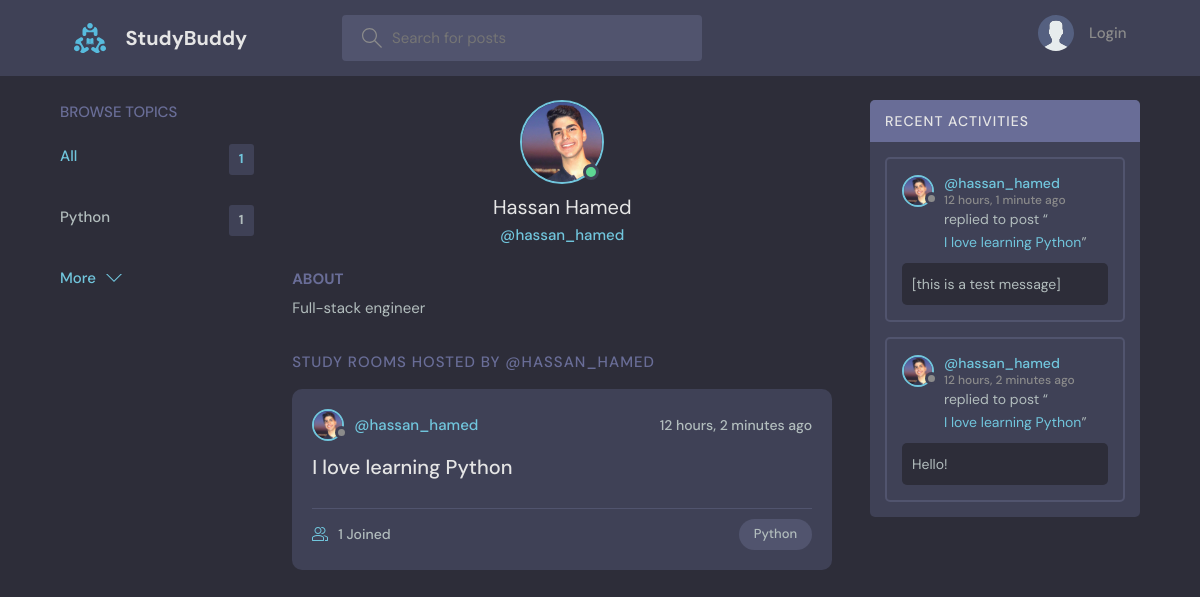
The app's page /profile/1/, older data.
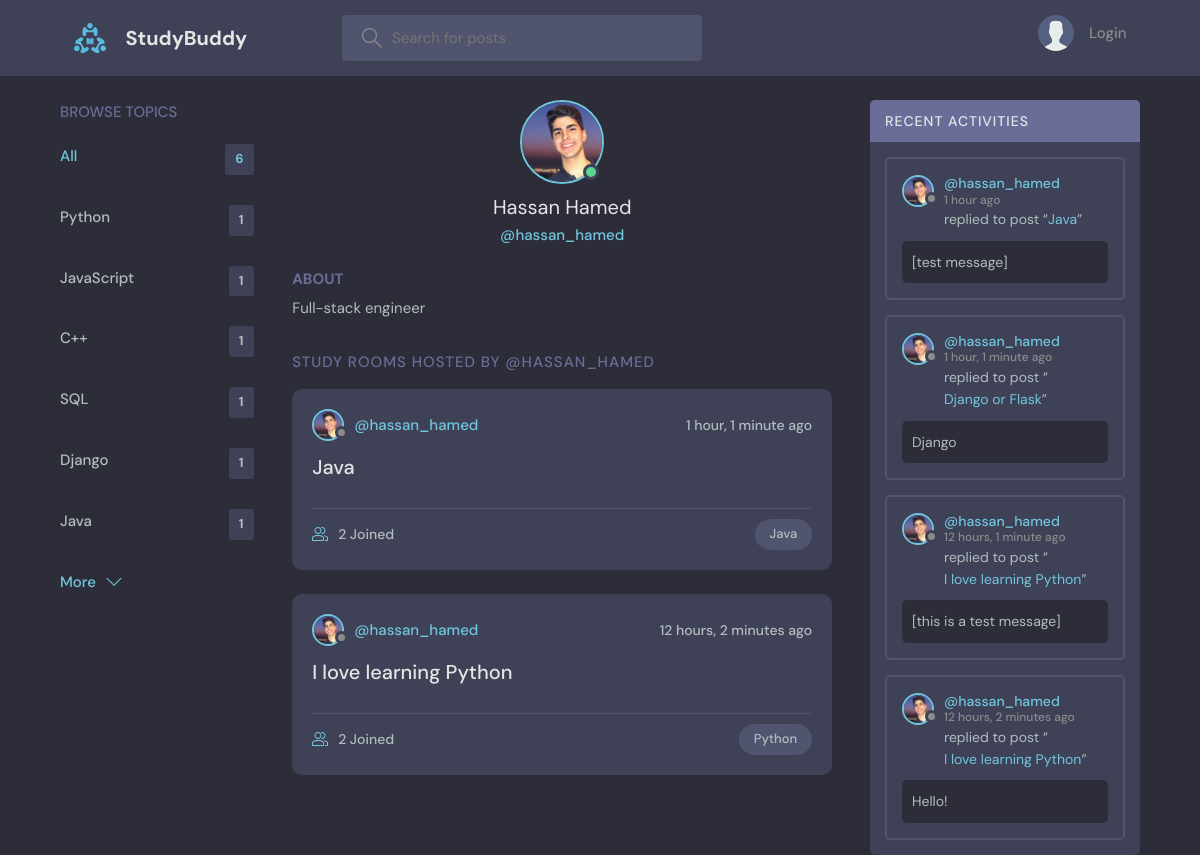
The same page, newer data.
### base/models.py (models this page shows, shortened)
class Topic(models.Model):
    name = models.CharField(max_length=200)

class User(AbstractUser):
    name = models.CharField(max_length=200, null=True)
    email = models.EmailField(unique=True, null=True)
    bio = models.TextField(null=True)
    avatar = models.ImageField(null=True, default="avatar.svg")
    USERNAME_FIELD = 'email'
    REQUIRED_FIELDS = []

class Room(models.Model):
    host = models.ForeignKey(User, on_delete=models.SET_NULL, null=True)
    topic = models.ForeignKey(Topic, on_delete=models.SET_NULL, null=True)
    name = models.CharField(max_length=200)
    description = models.TextField(null=True, blank=True)
    participants = models.ManyToManyField(
        User, related_name='participants', blank=True)
    updated = models.DateTimeField(auto_now=True)
    created = models.DateTimeField(auto_now_add=True)
    class Meta:
        ordering = ['-updated', '-created']
    def __str__(self):
        return self.name

class Message(models.Model):
    user = models.ForeignKey(User, on_delete=models.CASCADE)
    room = models.ForeignKey(Room, on_delete=models.CASCADE)
    body = models.TextField()
    updated = models.DateTimeField(auto_now=True)
    created = models.DateTimeField(auto_now_add=True)
    class Meta:
        ordering = ['-updated', '-created']

### base/views.py (the view)
# urls.py: path('profile/<str:pk>/', views.userProfile, name="user-profile"),
def userProfile(request, pk):
    user = User.objects.get(id=pk)
    rooms = user.room_set.all()
    room_messages = user.message_set.all()
    topics = Topic.objects.all()
    context = {'user': user, 'rooms': rooms,
               'room_messages': room_messages, 'topics': topics}
    return render(request, 'base/profile.html', context)

### base/templates/base/profile.html (shortened to what this page needs)
{% extends 'main.html' %}
{% block content %}
  <main class="profile-page layout layout--3">
    <div class="container">
      {% include 'base/topics_component.html' %}
      <div class="roomList">
        <div class="profile">
          <div class="profile__avatar">
            <div class="avatar avatar--large active">
              <img src="{{user.avatar.url}}" />
            </div>
          </div>
          <div class="profile__info">
            <h3>{{user.name}}</h3>
            <p>@{{user.username}}</p>
          </div>
          <div class="profile__about">
            <h3>About</h3>
            <p>
              {{user.bio}}
            </p>
          </div>
        </div>
        <div class="roomList__header">
          <div>
            <h2>Study Rooms Hosted by @{{user.username}}</a>
            </h2>
          </div>
        </div>
        {% include 'base/feed_component.html' %}
      </div>
      {% include 'base/activity_component.html' %}
    </div>
  </main>
{% endblock content %}

### templates/main.html (shortened to what this page needs)
<!DOCTYPE html>
{% load static %}
<html lang="en">
<head>
    <link rel="stylesheet" href="{% static 'styles/style.css' %}" />
</head>
<body>
    {% include 'navbar.html' %}
    {% block content %}
    {% endblock %}
</body>
</html>

### templates/navbar.html (shortened to what this page needs)
{% load static %}
<header class="header header--loggedIn">
    <div class="container">
        <a href="{% url 'home' %}" class="header__logo">
            <img src="{% static 'images/logo.svg' %}" />
            <h1>StudyBuddy</h1>
        </a>
        <form class="header__search" method="GET" action="{% url 'home' %}">
            <label>
                <input name="q" placeholder="Search for posts" />
            </label>
        </form>
        <nav class="header__menu">
            {% if request.user.is_authenticated %}
            <div class="header__user">
                <a href="{% url 'user-profile' request.user.id %}">
                    <div class="avatar avatar--medium active">
                        <img src="{{request.user.avatar.url}}" />
                    </div>
                    <p>{{request.user.username}} <span>@{{request.user.username}}</span></p>
                </a>
                <button class="dropdown-button">
                    <svg version="1.1" xmlns="http://www.w3.org/2000/svg" width="32" height="32" viewBox="0 0 32 32">
                        <title>chevron-down</title>
                        <path d="M16 21l-13-13h-3l16 16 16-16h-3l-13 13z"></path>
                    </svg>
                </button>
            </div>
            {% else %}
            <a href="{% url 'login' %}">
                <img src="{% static 'images/avatar.svg' %}" />
                <p>Login</p>
            </a>
            {% endif %}
        </nav>
    </div>
</header>

### base/templates/base/topics_component.html
<div class="topics">
    <div class="topics__header">
        <h2>Browse Topics</h2>
    </div>
    <ul class="topics__list">
        <li>
            <a href="{% url 'home' %}" class="active">All <span>{{topics.count}}</span></a>
        </li>
        {% for topic in topics %}
        <li>
            <a href="{% url 'home' %}?q={{topic.name}}">{{topic.name}}<span>{{topic.room_set.all.count}}</span></a>
        </li>
        {% endfor %}
    </ul>
    <a class="btn btn--link" href="{% url 'topics' %}">
        More
        <svg version="1.1" xmlns="http://www.w3.org/2000/svg" width="32" height="32" viewBox="0 0 32 32">
            <title>chevron-down</title>
            <path d="M16 21l-13-13h-3l16 16 16-16h-3l-13 13z"></path>
        </svg>
    </a>
</div>

### base/templates/base/feed_component.html (shortened to what this page needs)
{% for room in rooms %}
<div class="roomListRoom">
    <div class="roomListRoom__header">
        <a href="{% url 'user-profile' room.host.id %}" class="roomListRoom__author">
            <div class="avatar avatar--small">
                <img src="{{room.host.avatar.url}}" />
            </div>
            <span>@{{room.host.username}}</span>
        </a>
        <div class="roomListRoom__actions">
            <span>{{room.created|timesince}} ago</span>
        </div>
    </div>
    <div class="roomListRoom__content">
        <a href="{% url 'room' room.id %}">{{room.name}}</a>
    </div>
    <div class="roomListRoom__meta">
        <a href="{% url 'room' room.id %}" class="roomListRoom__joined">
            {{room.participants.all.count}} Joined
        </a>
        <p class="roomListRoom__topic">{{room.topic.name}}</p>
    </div>
</div>
{% endfor %}

### base/templates/base/activity_component.html (shortened to what this page needs)
<div class="activities">
    <div class="activities__header">
        <h2>Recent Activities</h2>
    </div>
    {% for message in room_messages %}
    <div class="activities__box">
        <div class="activities__boxHeader roomListRoom__header">
            <a href="{% url 'user-profile' message.user.id %}" class="roomListRoom__author">
                <div class="avatar avatar--small">
                    <img src="{{message.user.avatar.url}}" />
                </div>
                <p>
                    @{{message.user.username}}
                    <span>{{message.created|timesince}} ago</span>
                </p>
            </a>
        </div>
        <div class="activities__boxContent">
            <p>replied to post “<a href="{% url 'room' message.room.id %}">{{message.room}}</a>”</p>
            <div class="activities__boxRoomContent">{{message.body}}</div>
        </div>
    </div>
    {% endfor %}
</div>

Row changes from the older to the newer data that the page shows:
added Topic: name "JavaScript", room_set.all.count "1"
added Topic: name "C++", room_set.all.count "1"
added Topic: name "SQL", room_set.all.count "1"
added Topic: name "Django", room_set.all.count "1"
added Topic: name "Java", room_set.all.count "1"
added Room: host.avatar (picture), host.username "hassan_hamed", created "1 hour, 1 minute", name "Java", participants.all.count "2", topic.name "Java"
computed for Room "I love learning Python": participants.all.count "1" → "2"
added Message: user.avatar (picture), user.username "hassan_hamed", created "1 hour", room "Java", body "[test message]"
added Message: user.avatar (picture), user.username "hassan_hamed", created "1 hour, 1 minute", room "Django or Flask", body "Django"
Text that changed along with them:
{{ topics.count }}: "1" → "6"
